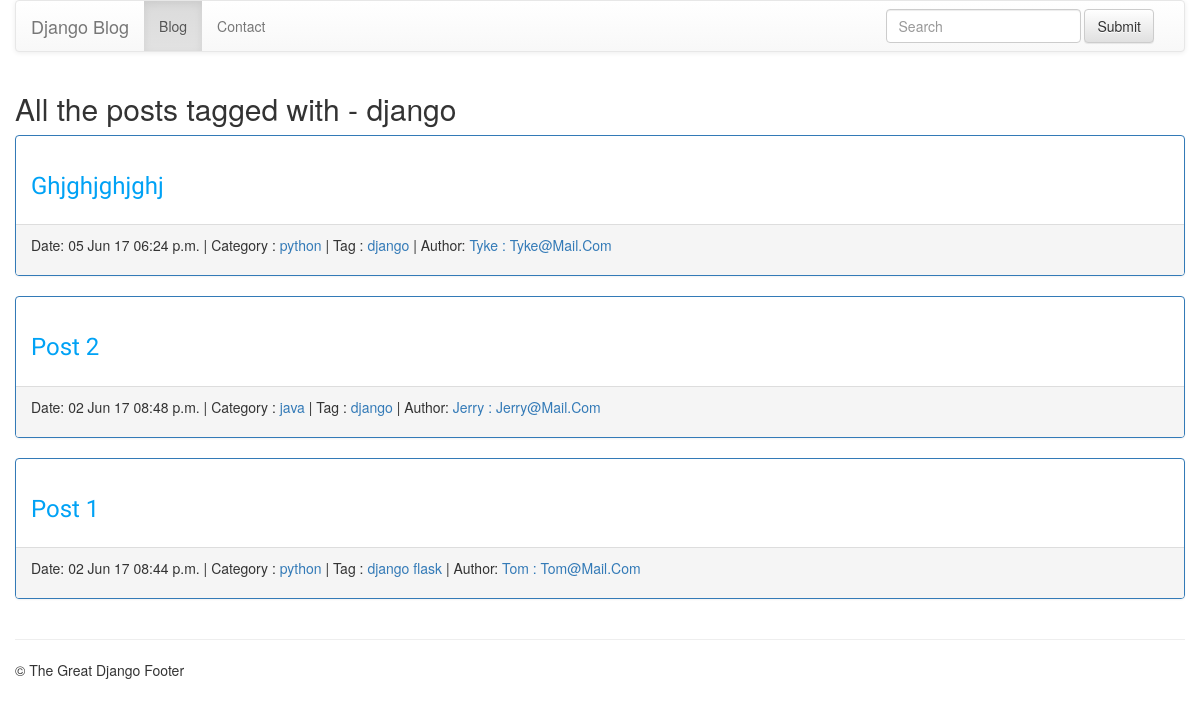
The page /tag/django/ on the database its author committed.
### blog/models.py (models this page shows, shortened)
class Tag(models.Model):
    name = models.CharField(max_length=100, unique=True)
    slug = models.SlugField(max_length=100, unique=True)
    author = models.ForeignKey(Author)
    def __str__(self):
        return self.name
    def get_absolute_url(self):
        return reverse('posts_by_tag', args=[self.slug])

class Post(models.Model):
    title = models.CharField(max_length=200)
    slug = models.SlugField(unique=True, help_text="Slug will be generated automatically from post title, and will be displayed when post is saved")
    content = models.TextField()
    pub_date = models.DateTimeField(auto_now_add=True)
    author = models.ForeignKey(Author)
    category = models.ForeignKey(Category)
    tags = models.ManyToManyField(Tag)
    def get_absolute_url(self):
        return reverse('post_detail', args=[self.id])

class Category(models.Model):
    name = models.CharField(max_length=100, unique=True)
    slug = models.SlugField(max_length=100, unique=True)
    author = models.ForeignKey(Author)
    class Meta:
        verbose_name_plural = "Categories"
    def __str__(self):
        return self.name
    def get_absolute_url(self):
        return reverse('posts_by_category', args=[self.slug])

class Author(models.Model):
    name = models.CharField(max_length=50, verbose_name="Author Name")
    email = models.EmailField(unique=True)
    active = models.BooleanField(default=False)
    created_on = models.DateTimeField(auto_now_add=True)
    last_logged_in = models.DateTimeField(auto_now=True)
    def __str__(self):
        return self.name + " : " + self.email

### blog/views.py (the view)
# urls.py: url(r'^tag/(?P<tag_slug>[\w-]+)/$', views.posts_by_tag, name='posts_by_tag'),
def posts_by_tag(request, tag_slug):
    tag = get_object_or_404(Tag, slug=tag_slug)
    posts = get_list_or_404(Post.objects.order_by("-id"), tags=tag)
    context = {
        'tag': tag,
        'posts': posts
    }
    return render(request, 'blog/posts_by_tag.html', context)

### blog/templates/blog/posts_by_tag.html
{% extends "blog/base.html" %} {% block title %} {{ tag|title }} - {{ block.super }} {% endblock %} {% block content %}
<div class="content">
    <div class="section-inner clearfix">
        <h2>All the posts tagged with - {{ tag.name }}</h2>
        {% for post in posts %}
        <div class="panel panel-primary">
            <div class="panel-body">
                <h3><a href="{{ post.get_absolute_url }}">{{ post.title|capfirst }}</a></h3>
            </div>
            <div class="panel-footer">
                <p class="post-info">
                {% include 'blog/post_info.html' %}
                </p>
            </div>
        </div>
        {% empty %}
        <p>There are not posts tagged with {{ tag }}</p>
        {% endfor %}
    </div>
</div>
{% endblock %}

### blog/templates/blog/post_info.html
<span>Date: {{ post.pub_date|date:"d M y h:i a" }}</span> |
<span>Category : <a href="{{ post.category.get_absolute_url }}">{{ post.category }}</a></span> |
<span>Tag :
  {% for tag in post.tags.all %}
      <a href="{{ tag.get_absolute_url }}">{{ tag }}</a>
  {% empty %}
      None
  {% endfor %}
</span>|
<span>Author: <a href="{{ post.author.get_absolute_url }}">{{ post.author|title }}</a></span>

### blog/static/blog/blog.css (style rules this page uses)
h3 a { color: #00A2F5; font-family: 'Lobster'; font-size: 20; }
body { padding-left: 15px; padding-right: 15px; }

### rows shown on the page
Tag: name "django"
Post: title "Ghjghjghjghj", pub_date "05 Jun 17 06:24 p.m.", category "python", author "Tyke : Tyke@Mail.Com"
Post: title "Post 2", pub_date "02 Jun 17 08:48 p.m.", category "java", author "Jerry : Jerry@Mail.Com"
Post: title "Post 1", pub_date "02 Jun 17 08:44 p.m.", category "python", author "Tom : Tom@Mail.Com"
Tag: name "flask"
